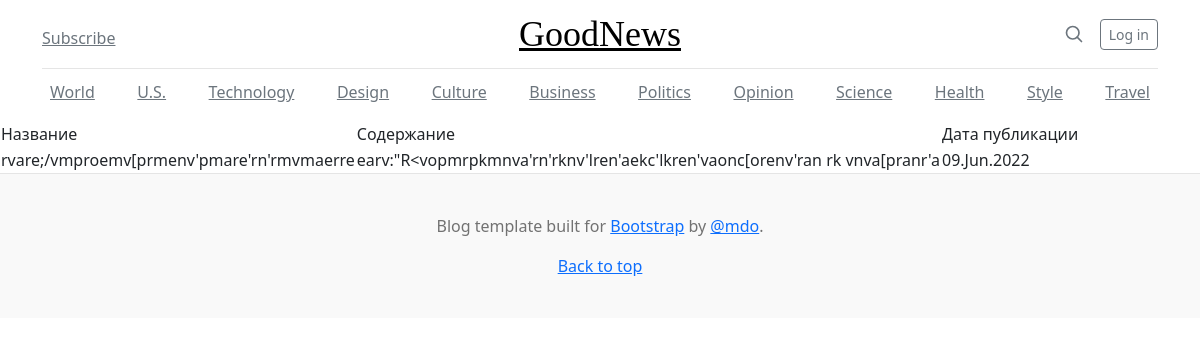
The page /10 on the database its author committed.
### news/models.py (models this page shows, shortened)
class Post(models.Model):
    author = models.ForeignKey(Author, on_delete=models.CASCADE)
    post_type = models.CharField(max_length=3, choices=[('ART', 'Article'), ('NEW', 'News')], default='A')
    creation_date = models.DateTimeField(auto_now_add=True)
    categories = models.ManyToManyField(Category, through='PostCategory', related_name="post_categories")
    post_title = models.CharField(max_length=255)
    post_text = models.TextField()
    post_rating = models.IntegerField(default=0)

### news/views.py (the view)
# urls.py: path('<int:pk>', PostDetail.as_view(), name='post_detail'),
class PostDetail(DetailView):
    model = Post
    template_name = 'news/post_detail.html'
    context_object_name = 'post_detail'

### news/templatetags/custom_filters.py (called while the page is built)
@register.filter(name='censor')
def censor(value):
   bad_words = ['профурсетка', 'проходимец', 'охальница', 'сволочь', 'негодяй', 'подлец']
   text = set(value.split())
   for word in text:
      for bad_word in bad_words:
         if word == bad_word:
               return value.replace(word, '*' * len(word))
   return value # Возвращаемое функцией значение подставится в шаблон.

### templates/news/post_detail.html (shortened to what this page needs)
{% extends 'flatpages/default.html' %}
{% load custom_filters %}
{% block content %}
    <table>
            <tr>
               <td>Название</td>
               <td>Содержание</td>
               <td>Дата публикации</td>
            </tr>
            <tr>
               <td>{{ post_detail.post_title | censor }}</td>
               <td>{{ post_detail.post_text | censor }}</td>
               <td>{{ post_detail.creation_date | date:'d.M.Y' }}</td>
           </tr>
    </table>
{% endblock content %}

### rows shown on the page
Post: post_title|censor "rvare;/vmproemv[prmenv'pmare'rn'rmvmaerre", post_text|censor "earv:\"R<vopmrpkmnva'rn'rknv'lren'aekc'lkren'vaonc[orenv'ran rk vnva[pranr'a", creation_date "09.Jun.2022"
